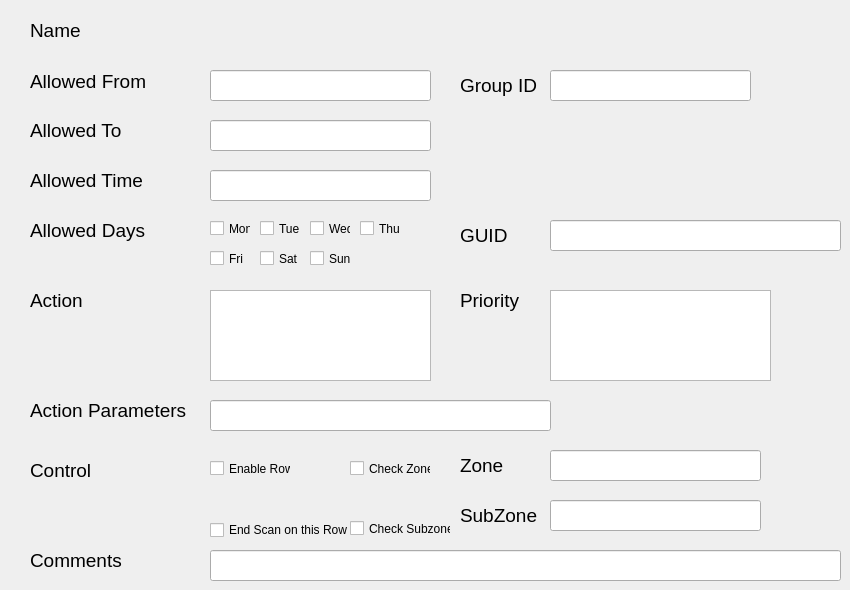
     <widget class="QWidget" name="VariableConfigure">
      <attribute name="title">
       <string>Variable Configure</string>
      </attribute>
      <widget class="QLineEdit" name="variableSwitchVariableGuidLineEdit">
       <property name="geometry">
        <rect>
         <x>550</x>
         <y>220</y>
         <width>291</width>
         <height>31</height>
        </rect>
       </property>
       <property name="text">
        <string/>
       </property>
      </widget>
      <widget class="QLabel" name="variableSwitchVariableSubzoneLabel">
       <property name="geometry">
        <rect>
         <x>460</x>
         <y>500</y>
         <width>81</width>
         <height>31</height>
        </rect>
       </property>
       <property name="font">
        <font>
         <pointsize>14</pointsize>
        </font>
       </property>
       <property name="text">
        <string>SubZone</string>
       </property>
      </widget>
      <widget class="QCheckBox" name="variableSwitchVariableAllowedDaysThursdaycheckBox">
       <property name="geometry">
        <rect>
         <x>360</x>
         <y>220</y>
         <width>41</width>
         <height>17</height>
        </rect>
       </property>
       <property name="text">
        <string>Thur</string>
       </property>
      </widget>
      <widget class="QLabel" name="variableSwitchVariableNameLabel">
       <property name="geometry">
        <rect>
         <x>30</x>
         <y>20</y>
         <width>61</width>
         <height>21</height>
        </rect>
       </property>
       <property name="font">
        <font>
         <pointsize>14</pointsize>
        </font>
       </property>
       <property name="text">
        <string>Name</string>
       </property>
      </widget>
      <widget class="QLineEdit" name="variableSwitchVariableGroupIdLineEdit">
       <property name="geometry">
        <rect>
         <x>550</x>
         <y>70</y>
         <width>201</width>
         <height>31</height>
        </rect>
       </property>
      </widget>
      <widget class="QLabel" name="variableSwitchVariableControlLabel">
       <property name="geometry">
        <rect>
         <x>30</x>
         <y>460</y>
         <width>71</width>
         <height>21</height>
        </rect>
       </property>
       <property name="font">
        <font>
         <pointsize>14</pointsize>
        </font>
       </property>
       <property name="text">
        <string>Control</string>
       </property>
      </widget>
      <widget class="QLabel" name="variableSwitchVariableZoneLabel">
       <property name="geometry">
        <rect>
         <x>460</x>
         <y>450</y>
         <width>81</width>
         <height>31</height>
        </rect>
       </property>
       <property name="font">
        <font>
         <pointsize>14</pointsize>
        </font>
       </property>
       <property name="text">
        <string>Zone</string>
       </property>
      </widget>
      <widget class="QLabel" name="variableSwitchVariableCommentsLabel">
       <property name="geometry">
        <rect>
         <x>30</x>
         <y>550</y>
         <width>121</width>
         <height>21</height>
        </rect>
       </property>
       <property name="font">
        <font>
         <pointsize>14</pointsize>
        </font>
       </property>
       <property name="text">
        <string>Comments</string>
       </property>
      </widget>
      <widget class="QListWidget" name="variableSwitchVariableActionListWidget">
       <property name="geometry">
        <rect>
         <x>210</x>
         <y>290</y>
         <width>221</width>
         <height>91</height>
        </rect>
       </property>
      </widget>
      <widget class="QListWidget" name="variableSwitchVariablePriorityListWidget">
       <property name="geometry">
        <rect>
         <x>550</x>
         <y>290</y>
         <width>221</width>
         <height>91</height>
        </rect>
       </property>
      </widget>
      <widget class="QLineEdit" name="variableSwitchVariableActionParametersLineEdit">
       <property name="geometry">
        <rect>
         <x>210</x>
         <y>400</y>
         <width>341</width>
         <height>31</height>
        </rect>
       </property>
      </widget>
      <widget class="QLabel" name="variableSwitchVariableAllowedDaysLabel">
       <property name="geometry">
        <rect>
         <x>30</x>
         <y>220</y>
         <width>121</width>
         <height>21</height>
        </rect>
       </property>
       <property name="font">
        <font>
         <pointsize>14</pointsize>
        </font>
       </property>
       <property name="text">
        <string>Allowed Days</string>
       </property>
      </widget>
      <widget class="QCheckBox" name="variableSwitchVariableControlCheckSubzonecheckBox">
       <property name="geometry">
        <rect>
         <x>350</x>
         <y>520</y>
         <width>101</width>
         <height>17</height>
        </rect>
       </property>
       <property name="text">
        <string>Check Subzone</string>
       </property>
      </widget>
      <widget class="QLabel" name="variableSwitchVariableGroupIdLabel">
       <property name="geometry">
        <rect>
         <x>460</x>
         <y>70</y>
         <width>81</width>
         <height>31</height>
        </rect>
       </property>
       <property name="font">
        <font>
         <pointsize>14</pointsize>
        </font>
       </property>
       <property name="text">
        <string>Group ID</string>
       </property>
      </widget>
      <widget class="QLineEdit" name="variableSwitchVariableAllowedTimeLineEdit">
       <property name="geometry">
        <rect>
         <x>210</x>
         <y>170</y>
         <width>221</width>
         <height>31</height>
        </rect>
       </property>
      </widget>
      <widget class="QLabel" name="variableSwitchVariableNameValueLabel">
       <property name="geometry">
        <rect>
         <x>210</x>
         <y>20</y>
         <width>341</width>
         <height>21</height>
        </rect>
       </property>
       <property name="font">
        <font>
         <pointsize>8</pointsize>
        </font>
       </property>
       <property name="text">
        <string/>
       </property>
      </widget>
      <widget class="QLineEdit" name="variableSwitchVariableCommentsLineEdit">
       <property name="geometry">
        <rect>
         <x>210</x>
         <y>550</y>
         <width>631</width>
         <height>31</height>
        </rect>
       </property>
      </widget>
      <widget class="QLineEdit" name="variableSwitchVariableSubzoneLineEdit">
       <property name="geometry">
        <rect>
         <x>550</x>
         <y>500</y>
         <width>211</width>
         <height>31</height>
        </rect>
       </property>
       <property name="text">
        <string/>
       </property>
      </widget>
      <widget class="QCheckBox" name="variableSwitchVariableAllowedDaysMondaycheckBox">
       <property name="geometry">
        <rect>
         <x>210</x>
         <y>220</y>
         <width>41</width>
         <height>17</height>
        </rect>
       </property>
       <property name="text">
        <string>Mon</string>
       </property>
      </widget>
      <widget class="QLabel" name="variableSwitchVariableAllowedTimeLabel">
       <property name="geometry">
        <rect>
         <x>30</x>
         <y>170</y>
         <width>121</width>
         <height>21</height>
        </rect>
       </property>
       <property name="font">
        <font>
         <pointsize>14</pointsize>
        </font>
       </property>
       <property name="text">
        <string>Allowed Time</string>
       </property>
      </widget>
      <widget class="QLabel" name="variableSwitchVariableActionLabel">
       <property name="geometry">
        <rect>
         <x>30</x>
         <y>290</y>
         <width>161</width>
         <height>21</height>
        </rect>
       </property>
       <property name="font">
        <font>
         <pointsize>14</pointsize>
        </font>
       </property>
       <property name="text">
        <string>Action</string>
       </property>
      </widget>
      <widget class="QCheckBox" name="variableSwitchVariableAllowedDaysSaturdaycheckBox">
       <property name="geometry">
        <rect>
         <x>260</x>
         <y>250</y>
         <width>41</width>
         <height>17</height>
        </rect>
       </property>
       <property name="text">
        <string>Sat</string>
       </property>
      </widget>
      <widget class="QLineEdit" name="variableSwitchVariableAllowedFromLineEdit">
       <property name="geometry">
        <rect>
         <x>210</x>
         <y>70</y>
         <width>221</width>
         <height>31</height>
        </rect>
       </property>
      </widget>
      <widget class="QLabel" name="variableSwitchVariableAllowedToLabel">
       <property name="geometry">
        <rect>
         <x>30</x>
         <y>120</y>
         <width>101</width>
         <height>21</height>
        </rect>
       </property>
       <property name="font">
        <font>
         <pointsize>14</pointsize>
        </font>
       </property>
       <property name="text">
        <string>Allowed To</string>
       </property>
      </widget>
      <widget class="QCheckBox" name="variableSwitchVariableAllowedDaysSundaycheckBox">
       <property name="geometry">
        <rect>
         <x>310</x>
         <y>250</y>
         <width>41</width>
         <height>17</height>
        </rect>
       </property>
       <property name="text">
        <string>Sun</string>
       </property>
      </widget>
      <widget class="QCheckBox" name="variableSwitchVariableAllowedDaysTuesdaycheckBox">
       <property name="geometry">
        <rect>
         <x>260</x>
         <y>220</y>
         <width>41</width>
         <height>17</height>
        </rect>
       </property>
       <property name="text">
        <string>Tue</string>
       </property>
      </widget>
      <widget class="QLabel" name="variableSwitchVariableActionParametersLabel">
       <property name="geometry">
        <rect>
         <x>30</x>
         <y>400</y>
         <width>161</width>
         <height>21</height>
        </rect>
       </property>
       <property name="font">
        <font>
         <pointsize>14</pointsize>
        </font>
       </property>
       <property name="text">
        <string>Action Parameters</string>
       </property>
      </widget>
      <widget class="QLabel" name="variableSwitchVariableGuidLabel">
       <property name="geometry">
        <rect>
         <x>460</x>
         <y>220</y>
         <width>81</width>
         <height>31</height>
        </rect>
       </property>
       <property name="font">
        <font>
         <pointsize>14</pointsize>
        </font>
       </property>
       <property name="text">
        <string>GUID</string>
       </property>
      </widget>
      <widget class="QLineEdit" name="variableSwitchVariableZoneLineEdit">
       <property name="geometry">
        <rect>
         <x>550</x>
         <y>450</y>
         <width>211</width>
         <height>31</height>
        </rect>
       </property>
      </widget>
      <widget class="QLabel" name="variableSwitchVariablePriorityLabel">
       <property name="geometry">
        <rect>
         <x>460</x>
         <y>290</y>
         <width>61</width>
         <height>21</height>
        </rect>
       </property>
       <property name="font">
        <font>
         <pointsize>14</pointsize>
        </font>
       </property>
       <property name="text">
        <string>Priority</string>
       </property>
      </widget>
      <widget class="QLineEdit" name="variableSwitchVariableAllowedToLineEdit">
       <property name="geometry">
        <rect>
         <x>210</x>
         <y>120</y>
         <width>221</width>
         <height>31</height>
        </rect>
       </property>
      </widget>
      <widget class="QCheckBox" name="variableSwitchVariableControlEnableRowcheckBox">
       <property name="geometry">
        <rect>
         <x>210</x>
         <y>460</y>
         <width>81</width>
         <height>17</height>
        </rect>
       </property>
       <property name="text">
        <string>Enable Row</string>
       </property>
      </widget>
      <widget class="QCheckBox" name="variableSwitchVariableAllowedDaysFridaycheckBox">
       <property name="geometry">
        <rect>
         <x>210</x>
         <y>250</y>
         <width>41</width>
         <height>17</height>
        </rect>
       </property>
       <property name="text">
        <string>Fri</string>
       </property>
      </widget>
      <widget class="QCheckBox" name="variableSwitchVariableAllowedDaysWednesdaycheckBox">
       <property name="geometry">
        <rect>
         <x>310</x>
         <y>220</y>
         <width>41</width>
         <height>17</height>
        </rect>
       </property>
       <property name="text">
        <string>Wed</string>
       </property>
      </widget>
      <widget class="QLabel" name="variableSwitchVariableAllowedFromLabel">
       <property name="geometry">
        <rect>
         <x>30</x>
         <y>71</y>
         <width>131</width>
         <height>20</height>
        </rect>
       </property>
       <property name="font">
        <font>
         <pointsize>14</pointsize>
        </font>
       </property>
       <property name="text">
        <string>Allowed From</string>
       </property>
      </widget>
      <widget class="QCheckBox" name="variableSwitchVariableControlCheckZonecheckBox">
       <property name="geometry">
        <rect>
         <x>350</x>
         <y>460</y>
         <width>81</width>
         <height>17</height>
        </rect>
       </property>
       <property name="text">
        <string>Check Zone</string>
       </property>
      </widget>
      <widget class="QCheckBox" name="variableSwitchVariableControlEndScancheckBox">
       <property name="geometry">
        <rect>
         <x>210</x>
         <y>520</y>
         <width>141</width>
         <height>20</height>
        </rect>
       </property>
       <property name="text">
        <string>End Scan on this Row</string>
       </property>
      </widget>
     </widget>
